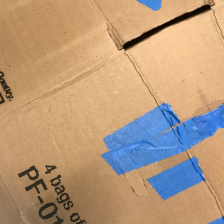
#> input picture dataset_removed/train/cardboard/cardboard_0017.jpg, 224 x 224 px, found by its file name; its folder holds 3 pictures in this run
$ python train_ensemble_pure.py
#> lines starting #> are read from the running program, lines starting #| are printed output that depends on the picture; after the words box and inside, x2 and y2 are one past the last pixel; in counts of white or black regions, pixels touching at a corner belong together
### src/scripts/feature_utils.py
"""
feature_utils.py — Đặt vào: scripts/feature_utils.py
Bộ trích xuất đặc trưng nâng cao: HSV + HOG + LBP
"""

# pyrefly: ignore [missing-import]
import cv2
# pyrefly: ignore [missing-import]
import numpy as np
from skimage.feature import local_binary_pattern


# ─────────────────────────────────────────────
# FOREGROUND MASK
# ─────────────────────────────────────────────
#grapcut tách vật thể khỏi nền
# [27 lines left out: function get_foreground_mask, not called in this run]


def get_ellipse_mask(img: np.ndarray) -> np.ndarray:
    """Ellipse mask nhanh — dùng khi train."""
    h, w = img.shape[:2]
    mask = np.zeros((h, w), dtype=np.uint8)
    cv2.ellipse(mask, (w // 2, h // 2),
                (int(w * 0.42), int(h * 0.42)),
                0, 0, 360, 255, -1)
    return mask


# ─────────────────────────────────────────────
# AUGMENTATION
# ─────────────────────────────────────────────

def augment(img: np.ndarray) -> list:
    """
    3 biến thể từ 1 ảnh gốc
    Giữ lại những augment có tác dụng nhất với ảnh rác thực tế.
    """
    h, w = img.shape[:2]
    cx, cy = w // 2, h // 2

    # Lật ngang — rác có thể nằm theo chiều nào cũng được
    flip = cv2.flip(img, 1)

    # Xoay 15° — góc chụp lệch nhẹ
    M = cv2.getRotationMatrix2D((cx, cy), 15, 1.0)
    rotated = cv2.warpAffine(img, M, (w, h), borderMode=cv2.BORDER_REFLECT)

    return [img, flip, rotated]  # x3 thay vì x7


# ─────────────────────────────────────────────
# FEATURE EXTRACTION
# ─────────────────────────────────────────────
#trích xuất đặc trưng màu sắc
def _hsv_histogram(img: np.ndarray, mask: np.ndarray) -> np.ndarray:
    hsv = cv2.cvtColor(img, cv2.COLOR_RGB2HSV)
    feats = []
    for ch, bins, rng in [(0, 32, [0, 180]),
                          (1, 32, [0, 256]),
                          (2, 32, [0, 256])]:
        h = cv2.calcHist([hsv], [ch], mask, [bins], rng)
        cv2.normalize(h, h)
        feats.append(h.flatten())
    return np.concatenate(feats)   # 96 dims


def _hog(img: np.ndarray, mask: np.ndarray) -> np.ndarray:
    """
    Trích xuất đặc trưng HOG.
    HOG dùng để mô tả cạnh, đường viền và hình dạng của vật thể.
    """

    # Áp dụng mask để giữ vùng vật thể rác, giảm ảnh hưởng của nền
    img_m = cv2.bitwise_and(img, img, mask=mask)

    # Resize ảnh về 64x64 và chuyển sang ảnh xám
    # HOG chỉ cần thông tin sáng/tối để tính cạnh, không cần màu
    gray = cv2.cvtColor(
        cv2.resize(img_m, (64, 64)),
        cv2.COLOR_RGB2GRAY
    )
    # Khởi tạo bộ trích xuất HOG
    # Ảnh 64x64 được chia thành các cell 8x8
    # Mỗi block 16x16 dùng để chuẩn hóa đặc trưng
    # nbins=9 nghĩa là hướng cạnh được chia thành 9 nhóm góc
    hog = cv2.HOGDescriptor(
        _winSize=(64, 64),
        _blockSize=(16, 16),
        _blockStride=(8, 8),
        _cellSize=(8, 8),
        _nbins=9
    )
    return hog.compute(gray).flatten()
# Kết quả có 1764 đặc trưng

def _lbp(img: np.ndarray, mask: np.ndarray,
         P: int = 16, R: float = 2.0) -> np.ndarray:
    """LBP phân biệt texture bề mặt (nhựa/giấy/kim loại...)."""
    gray = cv2.cvtColor(cv2.resize(img, (64, 64)), cv2.COLOR_RGB2GRAY)
    mask64 = cv2.resize(mask, (64, 64))
    lbp = local_binary_pattern(gray, P=P, R=R, method='uniform')
    n_bins = P + 2
    hist, _ = np.histogram(lbp[mask64 > 0], bins=n_bins,
                           range=(0, n_bins), density=True)
    return hist.astype(np.float32)   # 18 dims


def extract_features(img: np.ndarray, use_grabcut: bool = False) -> np.ndarray:
    """
    Pipeline đầy đủ → vector ~1878 dims.

    Args:
        img: RGB uint8, đã resize về IMG_SIZE
        use_grabcut: True khi predict ảnh internet,
                     False khi train (ellipse, nhanh hơn)
    """
    mask = get_foreground_mask(img) if use_grabcut else get_ellipse_mask(img)
    return np.concatenate([
        _hsv_histogram(img, mask),
        _hog(img, mask),
        _lbp(img, mask),
    ]).astype(np.float32)

### src/scripts/train_ensemble_pure.py
import os
import sys
import time

project_root = os.path.abspath(os.path.join(os.path.dirname(__file__), '../..'))
if project_root not in sys.path:
    sys.path.append(project_root)

# pyrefly: ignore [missing-import]
import cv2
# pyrefly: ignore [missing-import]
import numpy as np
import pandas as pd
# pyrefly: ignore [missing-import]
import joblib
# pyrefly: ignore [missing-import]
import matplotlib.pyplot as plt
import seaborn as sns
from tqdm import tqdm
import concurrent.futures

from sklearn.preprocessing import StandardScaler
from sklearn.metrics import accuracy_score, classification_report, confusion_matrix
from sklearn.neighbors import KNeighborsClassifier
from sklearn.svm import SVC
from sklearn.ensemble import RandomForestClassifier, VotingClassifier

from src.core.config import CLASSES
from src.scripts.feature_utils import extract_features, augment

IMG_SIZE = (64, 64)
CONFIDENCE_THRESHOLD = 0.55

def _process_single_image(file_path, class_idx, use_augment):
    X_local, y_local = [], []
    try:
        img = cv2.imread(file_path)
        img = cv2.cvtColor(img, cv2.COLOR_BGR2RGB)
        img = cv2.resize(img, IMG_SIZE)
        for aug_img in (augment(img) if use_augment else [img]):
            X_local.append(extract_features(aug_img, use_grabcut=False))
            y_local.append(class_idx)
    except Exception:
        pass
    return X_local, y_local

def load_data(data_dir: str, use_augment: bool = False):
    X, y = [], []
    print(f"\n📂 Tải từ: {data_dir} (Ensemble V2 Đa luồng - Augment={use_augment})")
    for class_idx, class_name in enumerate(CLASSES):
        class_path = os.path.join(data_dir, class_name)
        if not os.path.exists(class_path):
            continue

        files = [f for f in os.listdir(class_path) if f.lower().endswith(('.png', '.jpg', '.jpeg'))]
        file_paths = [os.path.join(class_path, f) for f in files]

        with concurrent.futures.ProcessPoolExecutor() as executor:
            futures = [executor.submit(_process_single_image, fp, class_idx, use_augment) for fp in file_paths]
            for future in tqdm(concurrent.futures.as_completed(futures), total=len(futures), desc=f"  {class_name:15s}", unit="img"):
                rx, ry = future.result()
                X.extend(rx)
                y.extend(ry)

    print(f"  → {len(X)} samples")
    return np.array(X, dtype=np.float32), np.array(y)

def train_ensemble():
    print("=" * 60)
    print("   ENSEMBLE V2 OPTIMIZED (HSV + HOG + LBP + ĐA LUỒNG)")
    print("=" * 60)

    train_dir = os.path.join(project_root, 'dataset', 'train')
    val_dir   = os.path.join(project_root, 'dataset', 'validation')

    # Bật Augment (nhân 3 data) cho tập train giống hệ V2
    X_train, y_train = load_data(train_dir, use_augment=True)
#> in _process_single_image, img is the input picture: shape (224, 224, 3); mean B, G, R 124.2, 153.6, 182.9
#> in augment, `h, w = img.shape[:2]`: h = 64
#> in augment, `cx, cy = w // 2, h // 2`: cx = 32
#> in augment, `M = cv2.getRotationMatrix2D((cx, cy), 15, 1.0)`: M = [[0.966, 0.259, -7.19], [-0.259, 0.966, 9.37]]
#> the loop in _process_single_image, `for aug_img in (augment(img) if use_augment else [img]):` made 3 passes
#> pass 1, in extract_features, `mask = get_foreground_mask(img) if use_grabcut else get_ellipse_mask(i..`:
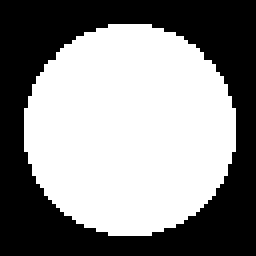
#> mask: shape (64, 64) (shown 4 times larger); 54.1% white; 1 black region, box (x1, y1, x2, y2) and area: (0, 0, 64, 64) 1881
#> after the loop in _process_single_image, `for aug_img in (augment(img) if use_augment else [img]):`: X_local = 3 items; y_local = [0, 0, 0]
#> call 2 of _process_single_image, with class_idx = 0, use_augment = True
#> in _process_single_image (call 2), `X_local, y_local = [], []`: X_local = []
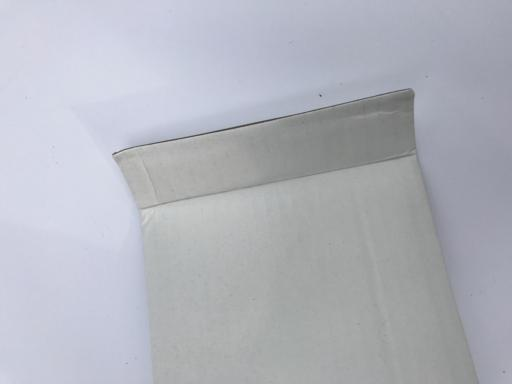
#> input picture dataset_removed/train/cardboard/cardboard_0023.jpg, 512 x 384 px, found by its file name
#> in _process_single_image, img is the input picture: shape (384, 512, 3); mean B, G, R 188.6, 180.2, 177.8
#> the loop in _process_single_image (call 2), `for aug_img in (augment(img) if use_augment else [img]):` made 3 passes
#> after the loop in _process_single_image (call 2), `for aug_img in (augment(img) if use_augment else [img]):`: X_local = 3 items; y_local = [0, 0, 0]
#> call 3 of _process_single_image, with class_idx = 0, use_augment = True
#> in _process_single_image (call 3), `X_local, y_local = [], []`: X_local = []
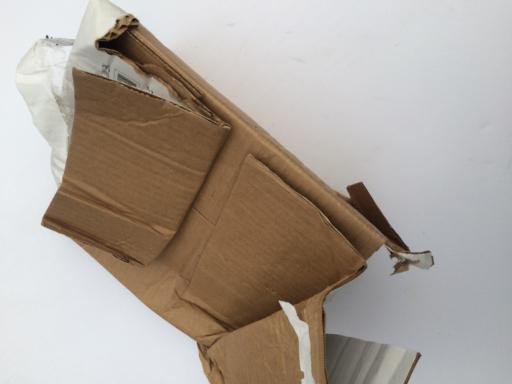
#> input picture dataset_removed/train/cardboard/cardboard_0045.jpg, 512 x 384 px, found by its file name
#> in _process_single_image, img is the input picture: shape (384, 512, 3); mean B, G, R 153.7, 162.5, 172.3
#> in augment (call 3), `h, w = img.shape[:2]`: h = 64
#> in augment (call 3), `cx, cy = w // 2, h // 2`: cx = 32
#> in augment (call 3), `M = cv2.getRotationMatrix2D((cx, cy), 15, 1.0)`: M = [[0.966, 0.259, -7.19], [-0.259, 0.966, 9.37]]
#> in augment (call 3), `rotated = cv2.warpAffine(img, M, (w, h), borderMode=cv2.BORDER_REFLECT)`:
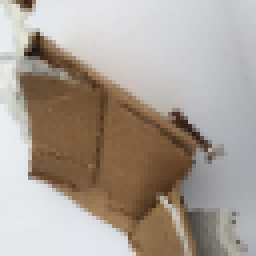
#> rotated: shape (64, 64, 3) (shown 4 times larger); mean R, G, B 170.8, 160.7, 151.4
#> the loop in _process_single_image (call 3), `for aug_img in (augment(img) if use_augment else [img]):` made 3 passes
#> pass 1, in _hog (call 7), `img_m = cv2.bitwise_and(img, img, mask=mask)`:
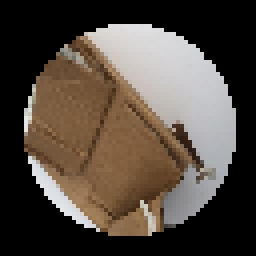
#> img_m: shape (64, 64, 3) (shown 4 times larger); mean R, G, B 81.6, 71.7, 63
#> after the loop in _process_single_image (call 3), `for aug_img in (augment(img) if use_augment else [img]):`: X_local = 3 items; y_local = [0, 0, 0]
#> in load_data, `futures = [executor.submit(_process_single_image, fp, class_idx, use_a..`: futures = 3 items
#> the loop in load_data, `for future in tqdm(concurrent.futures.as_completed(futures), total=len..` made 3 passes
#> after the loop in load_data, `for future in tqdm(concurrent.futures.as_completed(futures), total=len..`: X = 9 items; y = [0, 0, 0, 0, 0, 0, 0, 0, 0]
#> pass 2 of the loop in load_data, `for class_idx, class_name in enumerate(CLASSES):`:
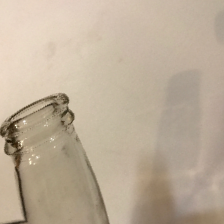
#> input picture dataset_removed/train/glass/glass_0045.jpg, 224 x 224 px, found by its file name
#> in _process_single_image, img is the input picture: shape (224, 224, 3); mean B, G, R 152.3, 172.5, 188.3
#> in augment (call 4), `h, w = img.shape[:2]`: h = 64
#> cx = 32
#> in augment (call 4), `flip = cv2.flip(img, 1)`:
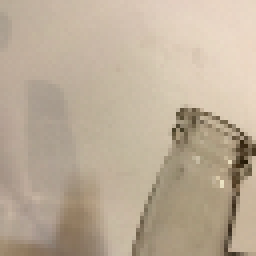
#> flip: shape (64, 64, 3) (shown 4 times larger); mean R, G, B 188.2, 172.4, 152.2
#> M = [[0.966, 0.259, -7.19], [-0.259, 0.966, 9.37]]
#> the loop in _process_single_image (call 4), `for aug_img in (augment(img) if use_augment else [img]):` made 3 passes
#> after the loop in _process_single_image (call 4), `for aug_img in (augment(img) if use_augment else [img]):`: y_local = [1, 1, 1]
#> futures = 1 item
#> the loop in load_data, `for future in tqdm(concurrent.futures.as_completed(futures), total=len..` made 1 pass
#> after the loop in load_data, `for future in tqdm(concurrent.futures.as_completed(futures), total=len..`: X = 12 items; y = [0, 0, 0, 0, 0, 0, 0, 0, 0, 1, 1, 1]
    X_val,   y_val   = load_data(val_dir, use_augment=False)
#> the loop in _process_single_image (call 7), `for aug_img in (augment(img) if use_augment else [img]):` made 1 pass
#> pass 1, in _lbp (call 15), `lbp = local_binary_pattern(gray, P=P, R=R, method='uniform')`:
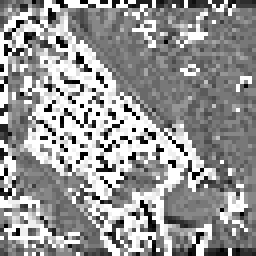
#> lbp: shape (64, 64) float64 (shown 4 times larger); min 0, max 17, mean 10; drawn with min black and max white
#> the loop in load_data (call 2), `for future in tqdm(concurrent.futures.as_completed(futures), total=len..` made 3 passes
#> pass 2 of the loop in load_data, `for class_idx, class_name in enumerate(CLASSES):`:
#> the loop in _process_single_image (call 8), `for aug_img in (augment(img) if use_augment else [img]):` made 1 pass
#> pass 1, in _lbp (call 16), `lbp = local_binary_pattern(gray, P=P, R=R, method='uniform')`:
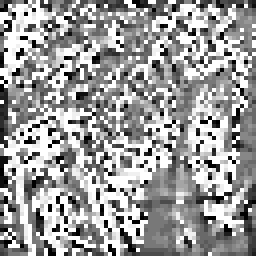
#> lbp: shape (64, 64) float64 (shown 4 times larger); min 0, max 17, mean 10.44; drawn with min black and max white
#> the loop in load_data (call 2), `for future in tqdm(concurrent.futures.as_completed(futures), total=len..` made 1 pass
#> ry on pass 1: [1]

    print("\  Chuẩn hóa StandardScaler...")
    scaler = StandardScaler()
    X_tr = scaler.fit_transform(X_train)
    X_vl = scaler.transform(X_val)

    # Base models tối ưu tốc độ
    knn = KNeighborsClassifier(n_neighbors=7, weights='distance', metric='cosine', n_jobs=-1)
    rf  = RandomForestClassifier(n_estimators=200, class_weight='balanced', random_state=42, n_jobs=-1)
    # Lấy đúng SVM C=10 của bản V2
    svm = SVC(kernel='rbf', C=10.0, gamma='scale', class_weight='balanced', probability=True, cache_size=2000, random_state=42)

    voting = VotingClassifier(
        estimators=[('knn', knn), ('rf', rf), ('svm', svm)],
        voting='soft',
        weights=[1, 4, 2],
        n_jobs=None
    )

    models = {
        'KNN (cosine, k=7)': knn, #nhược điểm là khi dữ liệu lớn thì dự đoán chậm và dễ bị ảnh hưởng bởi các mẫu nhiễu.
        'Random Forest (200 trees)': rf, #Khó giải thích chi tiết từng quyết định.
        'SVM (RBF, C=10)': svm, #dùng kernel='rbf' để học ranh giới phi tuyến .. Khó giải thích chi tiết từng quyết định.
        'Soft Voting Ensemble': voting
    }

    results = []
    best_acc = 0
    best_name = ""
    best_mdl = None

    print("\n🤖 Huấn luyện & đánh giá...\n")
    for name, mdl in models.items():
        print(f"  ▶ {name:30s}", end="  ", flush=True)
        mdl.fit(X_tr, y_train)
        y_pred = mdl.predict(X_vl)
        acc = accuracy_score(y_val, y_pred)
        print(f"Accuracy: {acc*100:.2f}%")
        results.append({'Model': name, 'Accuracy (%)': round(acc * 100, 2)})
        if acc > best_acc:
            best_acc, best_name, best_mdl = acc, name, mdl

    # Bảng kết quả
    df = pd.DataFrame(results).sort_values('Accuracy (%)', ascending=False)
    print("\n📊 BẢNG SO SÁNH:")
    print("=" * 55)
    print(df.to_string(index=False))
    print("=" * 55)
    print(f"🏆 Model tốt nhất: {best_name}  ({best_acc*100:.2f}%)")

    # Lưu output
    output_dir = os.path.join(project_root, 'outputs', 'ensemble_results')
    os.makedirs(output_dir, exist_ok=True)

    y_pred_best = best_mdl.predict(X_vl)
    cm = confusion_matrix(y_val, y_pred_best)
    n = len(CLASSES)
    plt.figure(figsize=(max(8, n), max(6, n - 1)))
    sns.heatmap(cm, annot=True, fmt='d', xticklabels=CLASSES, yticklabels=CLASSES, cmap='YlOrRd')
    plt.title(f'{best_name} — Acc: {best_acc*100:.2f}%')
    plt.tight_layout()
    plt.savefig(os.path.join(output_dir, 'ensemble_v2_confusion_matrix.png'), dpi=120)
    print(f"   → outputs/ensemble_results/ensemble_v2_confusion_matrix.png")

    # Biểu đồ thanh ngang so sánh độ chính xác các mô hình
    df_sorted = df.sort_values('Accuracy (%)', ascending=True)
    fig, ax = plt.subplots(figsize=(10, 5))
    bars = ax.barh(df_sorted['Model'], df_sorted['Accuracy (%)'], color='steelblue', height=0.5)
    for bar, val in zip(bars, df_sorted['Accuracy (%)']):
        ax.text(val + 0.3, bar.get_y() + bar.get_height() / 2,
                f'{val:.2f}%', va='center', fontsize=11, fontweight='bold')
    ax.set_xlabel('Accuracy (%)', fontsize=12)
    ax.set_ylabel('Model', fontsize=12)
    ax.set_title('So sánh độ chính xác giữa các mô hình', fontsize=13)
    ax.set_xlim(0, 100)
    ax.grid(axis='x', linestyle='--', alpha=0.5)
    plt.tight_layout()
    chart_path = os.path.join(output_dir, 'ensemble_comparison_chart.png')
    plt.savefig(chart_path, dpi=120)
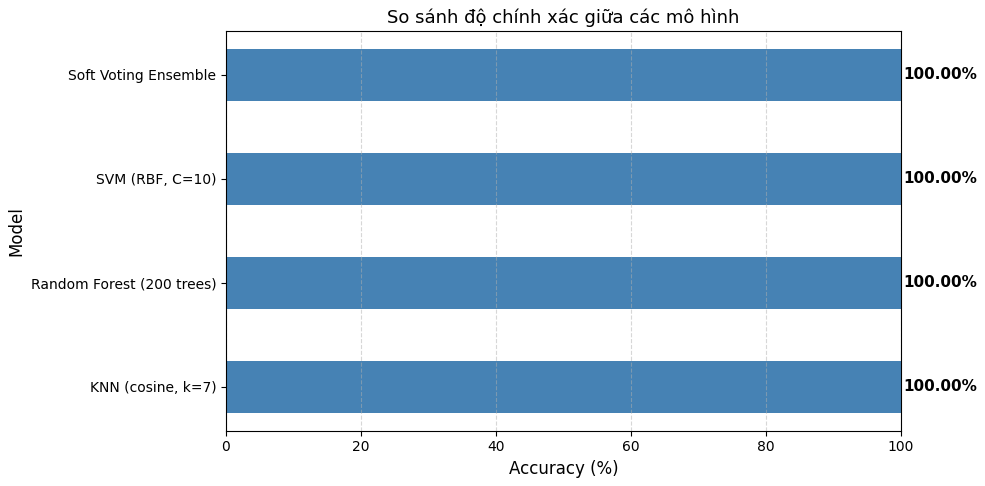
#> figure drawn by matplotlib, 1 panel
    print(f"   → outputs/ensemble_results/ensemble_comparison_chart.png")

    # Lưu với metadata hsv+hog+lbp_v2
    model_path = os.path.join(output_dir, 'best_ensemble_model.pkl')
    joblib.dump({
    'model': best_mdl,
    'scaler': scaler,
    'img_size': IMG_SIZE,
    'feature_type': 'hsv+hog+lbp_v2',
    'classes': CLASSES,
    'model_name': best_name,
    'confidence_threshold': CONFIDENCE_THRESHOLD,
    'validation_accuracy': best_acc
}, model_path, compress=3)

    print(f"\n💾 Đã lưu Model vào → {model_path}")

if __name__ == "__main__":
    train_ensemble()
